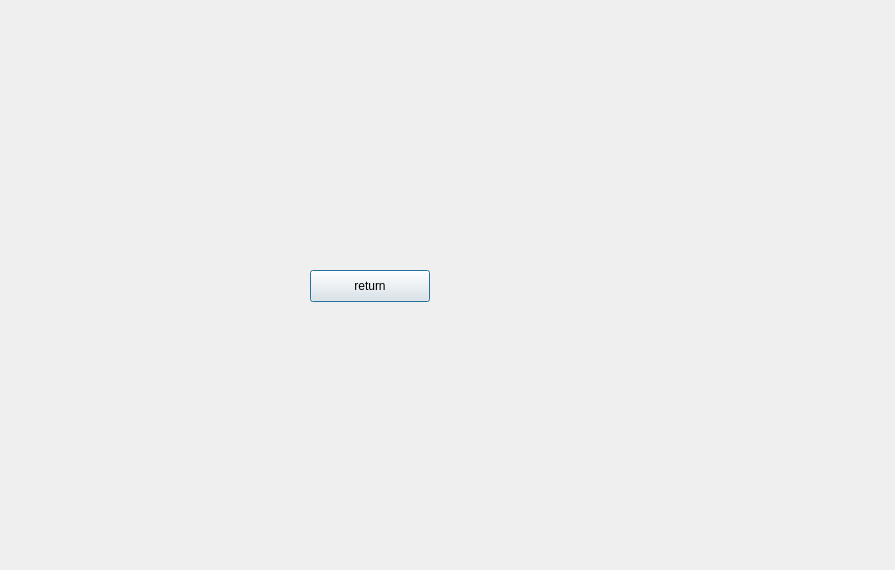
<?xml version="1.0" encoding="UTF-8"?>
<ui version="4.0">
 <class>signup</class>
 <widget class="QDialog" name="signup">
  <property name="geometry">
   <rect>
    <x>0</x>
    <y>0</y>
    <width>895</width>
    <height>570</height>
   </rect>
  </property>
  <property name="windowTitle">
   <string>Dialog</string>
  </property>
  <widget class="QPushButton" name="pushButton">
   <property name="geometry">
    <rect>
     <x>310</x>
     <y>270</y>
     <width>120</width>
     <height>32</height>
    </rect>
   </property>
   <property name="text">
    <string>return</string>
   </property>
  </widget>
 </widget>
 <resources/>
 <connections/>
</ui>
